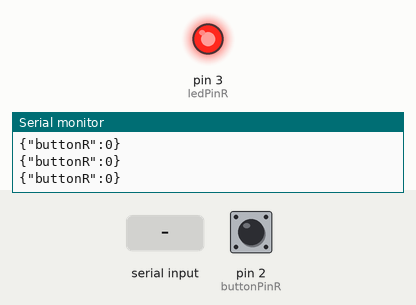
Bench run of a sketch on a simulated Arduino Uno, built with avr-gcc and run on an emulated ATmega328P. Parts: output pins drawn as LEDs (lit = HIGH), the last lines printed to the serial monitor. Dashed ring = blinking. The inputs (shaded band) are chosen by the test bench; at power-on: pin 2 (buttonPinR) HIGH.

Above: at 1.2 s.
1.3 s: pin 2 (buttonPinR) pulled LOW for 0.15 s
At 2.3 s:
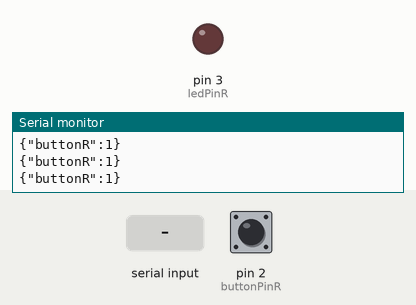
2.9 s: byte 120 received over Serial
At 3.6 s:
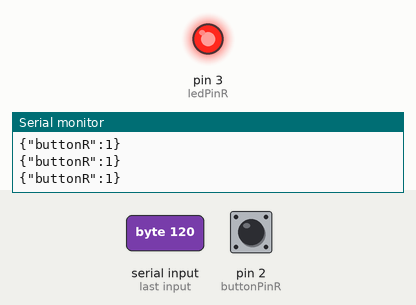
5.9 s: byte 30 received over Serial
At 7.1 s:
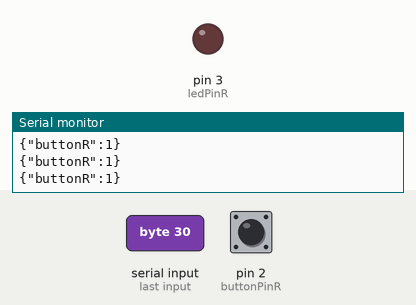
8.9 s: pin 2 (buttonPinR) pulled LOW for 1 s
At 10.7 s:
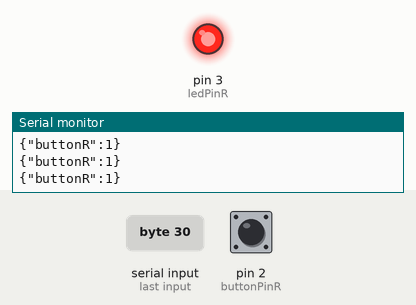
11.4 s: pin 2 (buttonPinR) pulled LOW for 3.2 s
At 15.4 s:
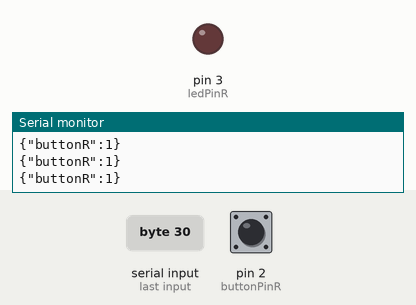
16.1 s: pin 2 (buttonPinR) pulsed LOW 5 times (0.12 s each, 0.3 s apart)
At 16.39 s:
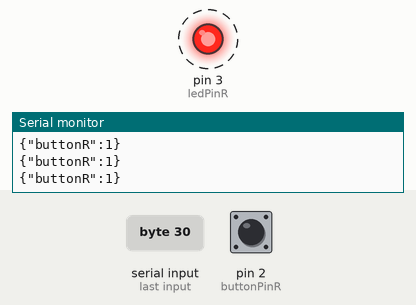
Timing chart, 0 to 19.1 s (numbered marks = the images above; inputs shaded):
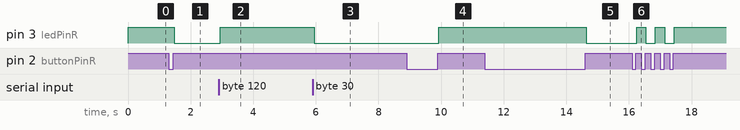

The sketch:

Kiosk_button.ino
```cpp
/*
 * Troubleshot this code against the Example "StateChangeDetection" fron the ARduino IDE.
 * Eventually, I rearraged my code to match to finally get it to work after several hours.
 */
 /*
THIS WAS CREATED USING THE EXAMPLE serialport FOR CONNECTED DEVICES.
CODE CAN BE FOUND HERE: https://github.com/tigoe/html-for-conndev/tree/main/serialport
*/

#include <Arduino_JSON.h>

// setup the input pins
const int buttonPinR = 2;
const int ledPinR = 3;

// create variables to hold prev states
int buttonStatusR = 0;
int lastButtonStateR = HIGH;
int incomingByte;

// check if any inputs have changed

// set up a JSON object to hold the info you want to send to p5 Serial Control
JSONVar outgoing;

//run setup and loop functions
void setup() {
  // initialize serial baud and set input pin modes
  Serial.begin(9600);
  pinMode(buttonPinR, INPUT_PULLUP);
  pinMode(ledPinR, OUTPUT);


  // intialize values in JSON object created
  outgoing["buttonR"] = 0;
}

void loop() {
  int buttonStateR = digitalRead(buttonPinR);

  if (Serial.available() > 0) {   // see if there's incoming serial data
   incomingByte = Serial.read();
  //read inputs
  buttonStateR = incomingByte;
  }

  // if the RED button has changed
  if (buttonStateR != lastButtonStateR) {
     outgoing["buttonR"] = buttonStateR;
    if (buttonStateR == HIGH) {
      // if the current state is HIGH then the button went from off to on:
      buttonStatusR++;
      Serial.println(buttonStatusR);
    }
        delay(10);
    }
 lastButtonStateR = buttonStateR;
 Serial.println(outgoing);


if (buttonStatusR % 2 == 0) {
    digitalWrite(ledPinR, HIGH);
  } else {
    digitalWrite(ledPinR, LOW);
  }
}
```

Measured:
- after the input at 1.3 s, pin 3 (ledPinR): HIGH → LOW after 0.18 s
- after the input at 2.9 s, pin 3 (ledPinR): LOW → HIGH after 0.05 s
- after the input at 5.9 s, pin 3 (ledPinR): HIGH → LOW after 0.05 s
- after the input at 8.9 s, pin 3 (ledPinR): LOW → HIGH after 1.0 s
- after the input at 11.4 s, pin 3 (ledPinR): HIGH → LOW after 3.2 s
- after the input at 16.1 s, pin 3 (ledPinR): alternates HIGH for 0.30 s and LOW for 0.30 s, 5 changes in all, then stays HIGH, starting after 0.14 s
